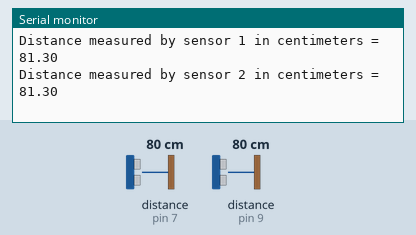
Recording of a sketch running on a simulated Arduino Uno, built with avr-gcc and run on an emulated ATmega328P. On the bench: the last lines printed to the serial monitor. Wiring (inferred from the names in the program): 2 × ultrasonic range finder: trigger pin 6, echo pin 7 / trigger pin 8, echo pin 9. Inputs (shaded band) come from the test bench; at power-on: distance to the obstacle (sensors on pin 7, pin 9) 80 cm. The echo pulse lasts 58.3 µs per cm; the modem accepts every AT command (registered, SIM ready, sends succeed) and sends nothing else.

Above: at 1.2 s.
1.3 s: distance to the obstacle (sensor on pin 7) set to 2 cm
At 3.1 s:
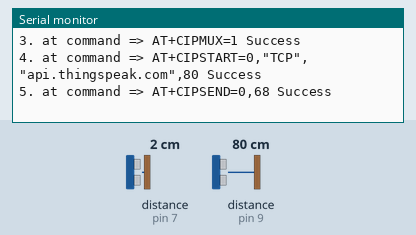
3.5 s: distance to the obstacle (sensor on pin 9) set to 2 cm
At 6.8 s:
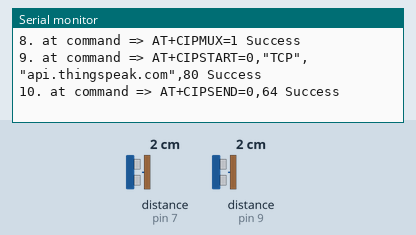
8.5 s: distance to the obstacle (sensor on pin 7) set to 4 cm
At 9.8 s:
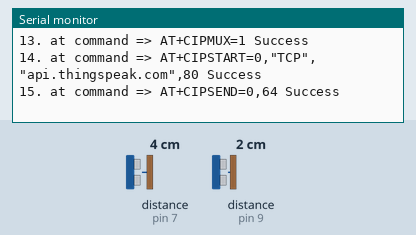
10.0 s: distance to the obstacle (sensor on pin 9) set to 4 cm
At 10.9 s:
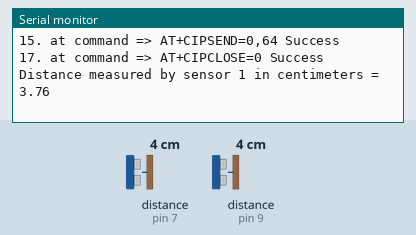
Timing chart, 0 to 12.5 s (numbered marks = the images above; inputs shaded):
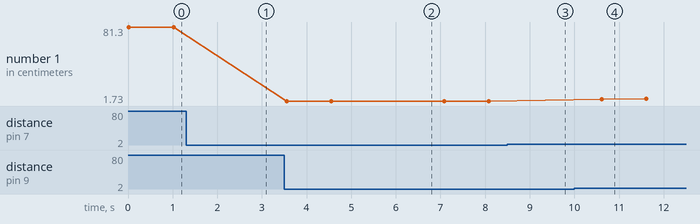

The sketch:

smart_bin.ino
```cpp
#include <SoftwareSerial.h>
#define RX 10
#define TX 11
String AP = "GNU/Linux Users' Group";
String PASS = "nitdgplug18";
String API = "0VQ1KLYUH7P0AC19";
String HOST = "api.thingspeak.com";
String PORT = "80";
String field[] = {"field1", "field2"};
int countTrueCommand;
int countTimeCommand;
boolean found = false;
float valSensor = 1;
SoftwareSerial esp8266(RX,TX);


/* sensor var */

int no_of_bins = 2;
int trigPin[2] = {6,8};
int echoPin[2] = {7,9};
float duration;
int speed_of_sound = 350;   //Speed of sound in m/s
float distance;               //Variable to store distance in meters
int height_of_bin = 21;
float percentage;


void setup() {
  Serial.begin(115200);
  esp8266.begin(115200);
  sendCommand("AT",5,"OK");
  sendCommand("AT+CWMODE=1",5,"OK");
  sendCommand("AT+CWJAP=\""+ AP +"\",\""+ PASS +"\"",20,"OK");
  int i;
  for(i = 0; i < no_of_bins; i++)
  {
      pinMode(trigPin[i], OUTPUT);
      pinMode(echoPin[i], INPUT);
  }
}
void loop() {
 int i;
 String getData = "GET /update?api_key="+ API;
 for(i = 0; i < no_of_bins; i++)
 {
    valSensor = getSensorData(i);
    getData = getData + "&" + field[i] + "=" + String(valSensor);
 }
 sendCommand("AT+CIPMUX=1",5,"OK");
 sendCommand("AT+CIPSTART=0,\"TCP\",\""+ HOST +"\","+ PORT,15,"OK");
 sendCommand("AT+CIPSEND=0," +String(getData.length()+4),4,">");
 esp8266.println(getData);delay(1500);countTrueCommand++;
 sendCommand("AT+CIPCLOSE=0",5,"OK");
}
float getSensorData(int bin_no){

         digitalWrite(trigPin[bin_no], LOW);
         delayMicroseconds(2000);
         digitalWrite(trigPin[bin_no], HIGH);
         delayMicroseconds(15);
         digitalWrite(trigPin[bin_no], LOW);

         duration = pulseIn(echoPin[bin_no], HIGH);
         duration = duration/1000000.0;           //Convert duration from microseconds to seconds

         /*Serial.print("Duration = ");
         Serial.println(duration);*/

         distance = duration * speed_of_sound;
         distance = distance*100;               //Convert distance from meters to centimeters
         distance = distance/2;

         Serial.print("Distance measured by sensor ");
         Serial.print(bin_no+1);
         Serial.print(" in centimeters = ");
         Serial.println(distance);

         percentage = (distance/height_of_bin)*100;

         delay(1000);

         return percentage;
}
void sendCommand(String command, int maxTime, char readReplay[]) {
  Serial.print(countTrueCommand);
  Serial.print(". at command => ");
  Serial.print(command);
  Serial.print(" ");
  while(countTimeCommand < (maxTime*1))
  {
    esp8266.println(command);//at+cipsend
    if(esp8266.find(readReplay))//ok
    {
      found = true;
      break;
    }

    countTimeCommand++;
  }

  if(found == true)
  {
    Serial.println("Success");
    countTrueCommand++;
    countTimeCommand = 0;
  }

  if(found == false)
  {
    Serial.println("Fail");
    countTrueCommand = 0;
    countTimeCommand = 0;
  }

  found = false;
 }
```

Measured:
- after the input at 3.5 s, the serial monitor: prints a new line after 1.1 s (image 2)
- plotted number 1: 1.73 → 4.11 after the input at 10.0 s
